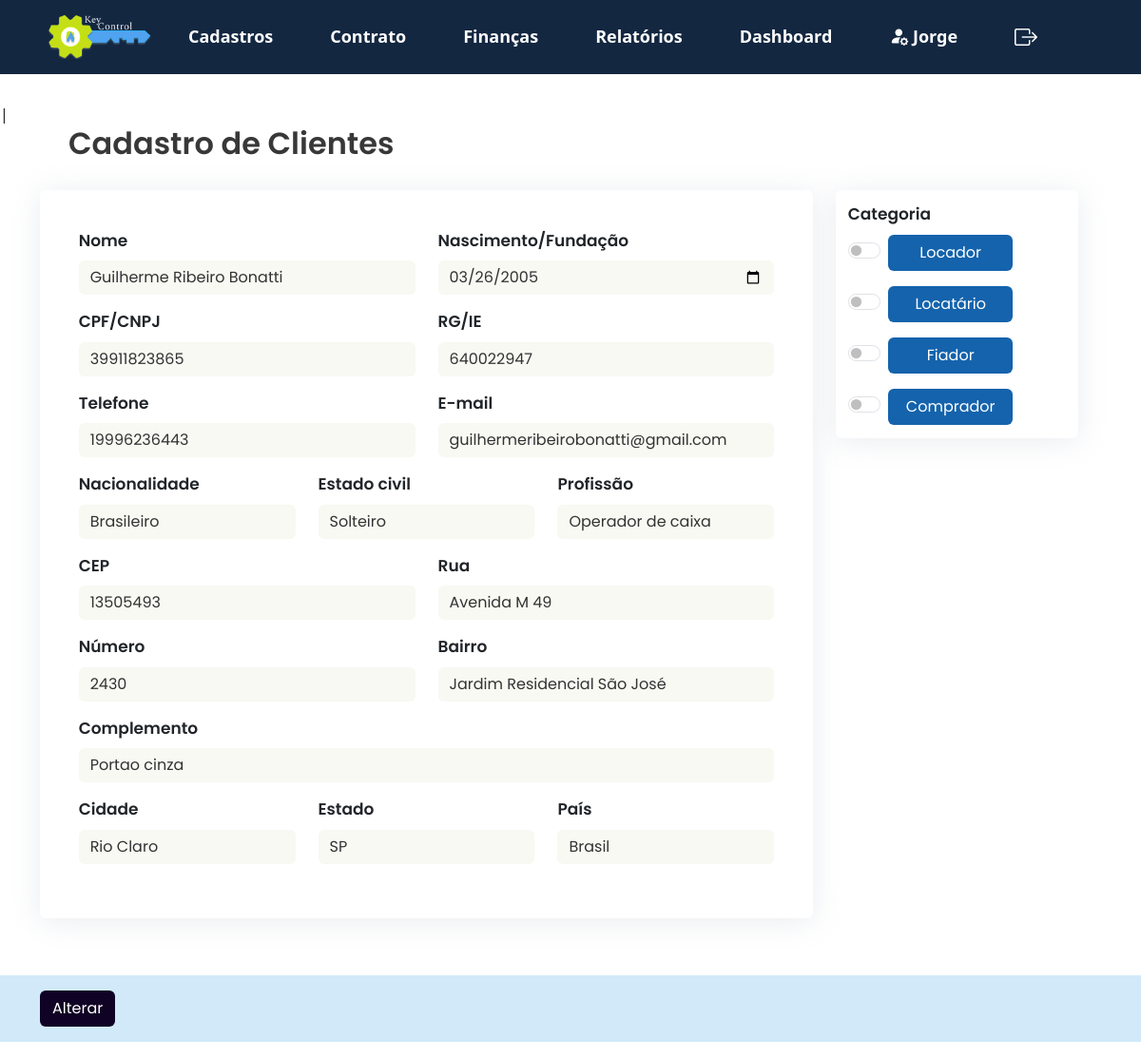
The page /KeyControl/projeto/views/modifica_cliente.php?id=17 (signed in) on the database as committed earlier.
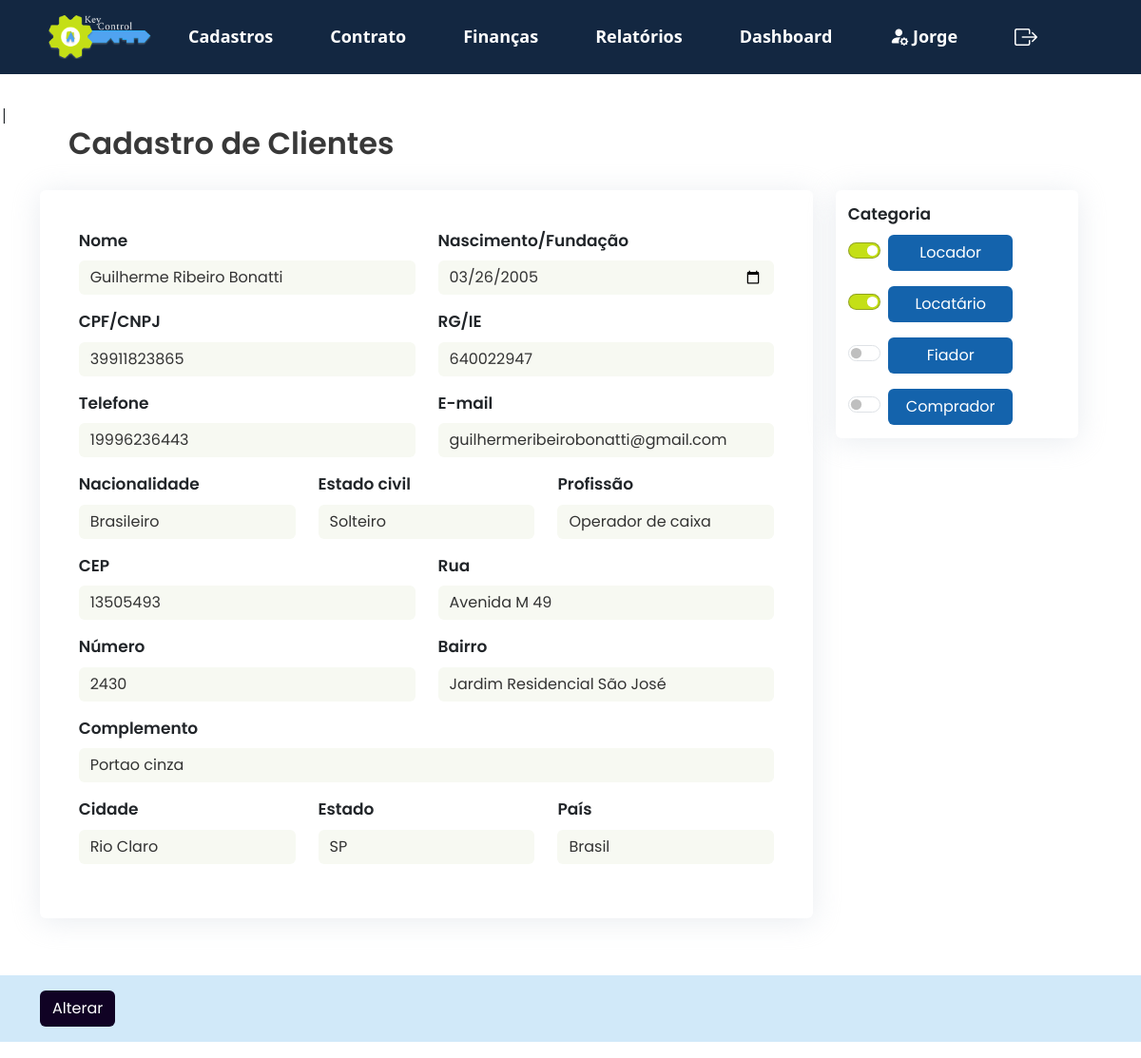
The same page on the database as committed later.
### tables this page shows
CREATE TABLE `cadastro_cliente` (
  `id` int(11) NOT NULL,
  `nome` varchar(100) NOT NULL,
  `rg_ie` varchar(20) DEFAULT NULL,
  `data_nascimento_fundacao` date DEFAULT NULL,
  `telefone` varchar(20) DEFAULT NULL,
  `email` varchar(100) DEFAULT NULL,
  `estado_civil` varchar(20) DEFAULT NULL,
  `nacionalidade` varchar(50) DEFAULT NULL,
  `profissao` varchar(50) DEFAULT NULL,
  `cep` varchar(10) DEFAULT NULL,
  `rua` varchar(100) DEFAULT NULL,
  `numero` varchar(10) DEFAULT NULL,
  `bairro` varchar(50) DEFAULT NULL,
  `cidade` varchar(50) DEFAULT NULL,
  `estado` varchar(50) DEFAULT NULL,
  `pais` varchar(50) DEFAULT NULL,
  `locador` tinyint(1) DEFAULT 0,
  `locatario` tinyint(1) DEFAULT 0,
  `fiador` tinyint(1) DEFAULT 0,
  `comprador` tinyint(1) DEFAULT 0,
  `complemento` varchar(255) DEFAULT NULL,
  `cpf_cnpj` varchar(20) NOT NULL,
  `id_imobiliaria` varchar(20) NOT NULL
);

### KeyControl/projeto/views/modifica_cliente.php (the view, shortened to what this page needs)
<?php
include '../app/controllers/db_conexao.php';
$id = $_GET['id'];
try {
  $stmt = $pdo->prepare("
    SELECT *  FROM cadastro_cliente
    WHERE id = :id
  ");
  $stmt->bindParam(':id', $id, PDO::PARAM_INT);
  $stmt->execute();
  $cliente = $stmt->fetch(PDO::FETCH_ASSOC);
} catch (PDOException $e) {
  echo "Erro ao buscar os dados: " . $e->getMessage();
  exit();
}
include 'navbar.php';
?>
|
<!DOCTYPE html>
<html lang="pt-br">
<head>
  <link href="https://cdn.jsdelivr.net/npm/bootstrap@5.3.3/dist/css/bootstrap.min.css" rel="stylesheet">
  <link rel="stylesheet" href="https://cdn.jsdelivr.net/npm/bootstrap-icons@1.10.5/font/bootstrap-icons.css">
  <link rel="stylesheet" type="text/css" href="../public/assets/css/style2.css">
</head>
<body>
  <section id="cadastro_pessoa">
    <form action="../app/controllers/altera_cliente.php" method="post">
      <div class="container">
        <div class="row">
          <h2>Cadastro de Clientes</h2>
          <div class="row">
            <div class="col-md-9">
              <div class="card">
                <div class="row">
                  <div class="col-sm-6">
                    <label for="nome" class="mb-2">Nome</label>
                    <input class="form-control mb-3" type="text" name="nome" id="nome" value="<?= htmlspecialchars($cliente['nome']) ?>" required>
                    <label for="cpf_cnpj" class="mb-2">CPF/CNPJ</label>
                    <input class="form-control mb-3" type="number" name="cpf_cnpj" id="cpf_cnpj" value="<?= htmlspecialchars($cliente['cpf_cnpj']) ?>" required>
                    <label for="telefone" class="mb-2">Telefone</label>
                    <input class="form-control mb-3" type="number" name="telefone" id="telefone" value="<?= htmlspecialchars($cliente['telefone']) ?>" required>
                  </div>
                  <div class="col-sm-6">
                    <label for="data_nascimento_fundacao" class="mb-2">Nascimento/Fundação</label>
                    <input class="form-control mb-3" type="date" name="data_nascimento_fundacao" id="data_nascimento_fundacao" value="<?= htmlspecialchars($cliente['data_nascimento_fundacao']) ?>">
                    <label for="rg_ie" class="mb-2">RG/IE</label>
                    <input class="form-control mb-3" type="text" name="rg_ie" id="rg_ie" value="<?= htmlspecialchars($cliente['rg_ie']) ?>">
                    <label for="email" class="mb-2">E-mail</label>
                    <input class="form-control mb-3" type="email" name="email" id="email" value="<?= htmlspecialchars($cliente['email']) ?>" required>
                  </div>
                </div>
                <div class="row">
                  <div class="col-sm-4">
                    <label for="nacionalidade" class="mb-2">Nacionalidade</label>
                    <input class="form-control mb-3" type="text" name="nacionalidade" id="nacionalidade" value="<?= htmlspecialchars($cliente['nacionalidade']) ?>" required>
                  </div>
                  <div class="col-sm-4">
                    <label for="estado_civil" class="mb-2">Estado civil</label>
                    <input class="form-control mb-3" type="text" name="estado_civil" id="estado_civil" value="<?= htmlspecialchars($cliente['estado_civil']) ?>" required>
                  </div>
                  <div class="col-sm-4">
                    <label for="profissao" class="mb-2">Profissão</label>
                    <input class="form-control mb-3" type="text" name="profissao" id="profissao" value="<?= htmlspecialchars($cliente['profissao']) ?>" required>
                  </div>
                </div>
                <div class="row">
                  <div class="col-sm-6">
                    <label for="cep" class="mb-2">CEP</label>
                    <input class="form-control mb-3" type="text" name="cep" id="cep" value="<?= htmlspecialchars($cliente['cep']) ?>" required>
                    <label for="numero" class="mb-2">Número</label>
                    <input class="form-control mb-3" type="number" name="numero" id="numero" value="<?= htmlspecialchars($cliente['numero']) ?>" required>
                  </div>
                  <div class="col-sm-6">
                    <label for="rua" class="mb-2">Rua</label>
                    <input class="form-control mb-3" type="text" name="rua" id="rua" value="<?= htmlspecialchars($cliente['rua']) ?>" required>
                    <label for="bairro" class="mb-2">Bairro</label>
                    <input class="form-control mb-3" type="text" name="bairro" id="bairro" value="<?= htmlspecialchars($cliente['bairro']) ?>" required>
                  </div>
                  <div class="col-sm-12">
                    <label for="complemento" class="mb-2">Complemento</label>
                    <input class="form-control mb-3" type="text" name="complemento" id="complemento" value="<?= htmlspecialchars($cliente['complemento']) ?>" required>
                  </div>
                  <div class="col-sm-4">
                    <label for="cidade" class="mb-2">Cidade</label>
                    <input class="form-control mb-3" type="text" name="cidade" id="cidade" value="<?= htmlspecialchars($cliente['cidade']) ?>" required>
                  </div>
                  <div class="col-sm-4">
                    <label for="estado" class="mb-2">Estado</label>
                    <input class="form-control mb-3" type="text" name="estado" id="estado" value="<?= htmlspecialchars($cliente['estado']) ?>" required>
                  </div>
                  <div class="col-sm-4">
                    <label for="pais" class="mb-2">País</label>
                    <input class="form-control mb-3" type="text" name="pais" id="pais" value="<?= htmlspecialchars($cliente['pais']) ?>" required>
                  </div>
                </div>
              </div>
            </div>
            <div class="col-md-3">
              <div class="card">
                <label class="mb-2">Categoria</label>
                <div class="form-check form-switch mb-3">
                  <input class="form-check-input mt-2" type="checkbox" id="locador" name="locador" <?= $cliente['locador'] ? 'checked' : '' ?>>
                  <a href="#" class="btn btn_custom form-check-label" onclick="toggleSwitch('locador')">Locador</a>
                </div>
                <div class="form-check form-switch mb-3">
                  <input class="form-check-input mt-2" type="checkbox" id="locatario" name="locatario" <?= $cliente['locatario'] ? 'checked' : '' ?>>
                  <a href="#" class="btn btn_custom form-check-label" onclick="toggleSwitch('locatario')">Locatário</a>
                </div>
                <div class="form-check form-switch mb-3">
                  <input class="form-check-input mt-2" type="checkbox" id="fiador" name="fiador" <?= $cliente['fiador'] ? 'checked' : '' ?>>
                  <a href="#" class="btn btn_custom form-check-label" onclick="toggleSwitch('fiador')">Fiador</a>
                </div>
                <div class="form-check form-switch">
                  <input class="form-check-input mt-2" type="checkbox" id="comprador" name="comprador" <?= $cliente['comprador'] ? 'checked' : '' ?>>
                  <a href="#" class="btn btn_custom form-check-label" onclick="toggleSwitch('comprador')">Comprador</a>
                </div>
              </div>
            </div>
          </div>
        </div>
      </div>
      <footer class="py-3">
        <div class="container">
          <button type="submit" class="btn btn_salvar">Alterar</button>
        </div>
      </footer>
    </form>
  </section>
</body>
</html>

### KeyControl/projeto/views/navbar.php (shortened to what this page needs)
<head>
  <link rel="stylesheet" type="text/css" href="../public/assets/css/style1.css">
</head>
<nav class="navbar navbar-expand-sm">
  <div class="container">
    <div class="collapse navbar-collapse" id="navbarNavDropdown">
      <ul class="navbar-nav align-items-center">
        <li>
          <a class="nav-link" href="../views/home.php"><img src="../public/assets/img/Logomarca.png" width="110px"></a>
        </li>
      </ul>
      <ul class="navbar-nav align-items-center">
        <li class="nav-item dropdown">
          <a class="nav-link" href="#" id="drop" role="button" data-bs-toggle="dropdown" aria-expanded="false">
            Cadastros
          </a>
        </li>
      </ul>
      <ul class="navbar-nav align-items-center">
        <li class="nav-item dropdown">
          <a class="nav-link" href="#" id="drop" role="button" data-bs-toggle="dropdown" aria-expanded="false">
            Contrato
          </a>
        </li>
      </ul>
      <ul class="navbar-nav align-items-center">
        <li class="nav-item dropdown">
          <a class="nav-link" href="#" id="drop" role="button" data-bs-toggle="dropdown" aria-expanded="true">
            Finanças
          </a>
        </li>
      </ul>
      <ul class="navbar-nav align-items-center">
        <li class="nav-item dropdown">
          <a class="nav-link" href="#" id="drop" role="button" data-bs-toggle="dropdown" aria-expanded="false">
            Relatórios
          </a>
        </li>
      </ul>
      <ul class="navbar-nav align-items-center">
        <li class="nav-item dropdown">
          <a class="nav-link" href="#">Dashboard</a>
        </li>
      </ul>
      <ul class="navbar-nav align-items-center">
        <li class="nav-item dropdown">
          <a class="nav-link" href="../views/perfil.php"><i class="bi bi-person-fill-gear fs-5"></i>
          <?php
          $user_name = htmlspecialchars($_SESSION['user_name'] ?? 'Usuário');
          $first_name = explode(' ', $user_name)[0];
          echo $first_name;
          ?>
          </a>
        </li>
      </ul>
      <ul class="navbar-nav align-items-center">
        <li class="nav-item dropdown">
          <a class="nav-link" href="../app/controllers/logout.php"><i class="bi bi-box-arrow-right fs-4"></i></a>
        </li>
      </ul>
    </div>
  </div>
</nav>

### KeyControl/projeto/public/assets/css/style1.css (style rules this page uses)
nav { background-color: #132741; margin-bottom: 30px; }
nav .nav-link { color: white; font-size: 18px; font-weight: 600; }
nav .nav-item { margin: 7px; padding: 0 15px; }
nav i { width: 100%; }

### KeyControl/projeto/public/assets/css/style2.css (style rules this page uses)
h2 { font-family: "Poppins", sans-serif; font-weight: 600; font-style: normal; color: #383838; margin: 30px; }
.container h2 { position: relative; z-index: 1; }
nav { z-index: 3 !important; }
form { font-family: "Poppins", sans-serif; font-style: normal; font-weight: 600; font-size: 17px; color: rgb(82, 80, 80); }
form .card { padding: 5%; border: 0; box-shadow: 0 3px 30px 0 rgba(218, 224, 230, 0.604); }
input.form-control { background-color: #F7F9F2; color: #333; border: 0px; }
form .btn_custom { width: 70%; background-color: #1463AC; color: white; }
.form-check-input:checked { background-color: #C4DF16 !important; border-color: #3333335a !important; }
footer { margin-top: 5%; background-color: #148fe031; }
.btn_salvar { width: auto; background-color: rgb(16, 2, 36); color: white; }

Rows that differ between the two databases and show on the page:
changed cadastro_cliente "Guilherme Ribeiro Bonatti": locador "☐" → "☑"; locatario "☐" → "☑"
